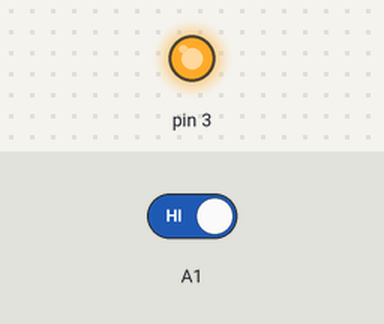
A sketch run on a simulated Arduino Uno, built with avr-gcc and run on an emulated ATmega328P. On the bench: output pins drawn as LEDs (lit = HIGH). The inputs (shaded band) are chosen by the test bench; at power-on: A1 HIGH.

Above: at 1.2 s.
1.3 s: A1 driven LOW
At 1.8 s:
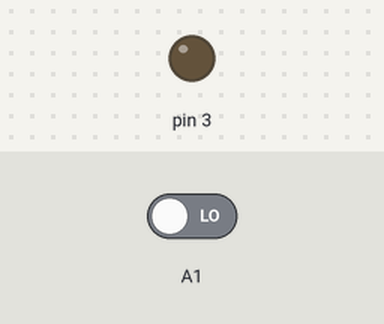
2.8 s: A1 driven HIGH
At 4.2 s:
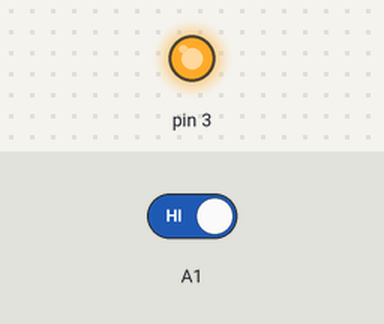
Timing chart, 0 to 5.8 s (numbered marks = the images above; inputs shaded):
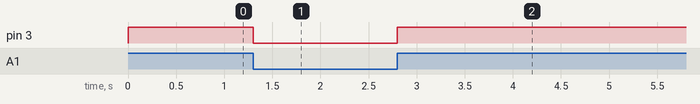

The sketch:

Buzzer.ino
```cpp
/**
 * Press Button 1 to sound Buzzer
 *
 */

#define ON             LOW
#define OFF            HIGH

void setup()
{
  // configure pins
  pinMode(A1, INPUT);
  pinMode(3,  OUTPUT);
  // default: sound Off
  digitalWrite(3, OFF);
}

void loop()
{
  // whait KEY1 press
  if ( digitalRead(A1) == ON )
  {
    // sound ON
    digitalWrite(3, ON);
  }
  else
  {
    // sound OFF
    digitalWrite(3, OFF);
  }
}
```

Measured:
- after the input at 1.3 s, pin 3: HIGH → LOW at once
- after the input at 2.8 s, pin 3: LOW → HIGH at once
